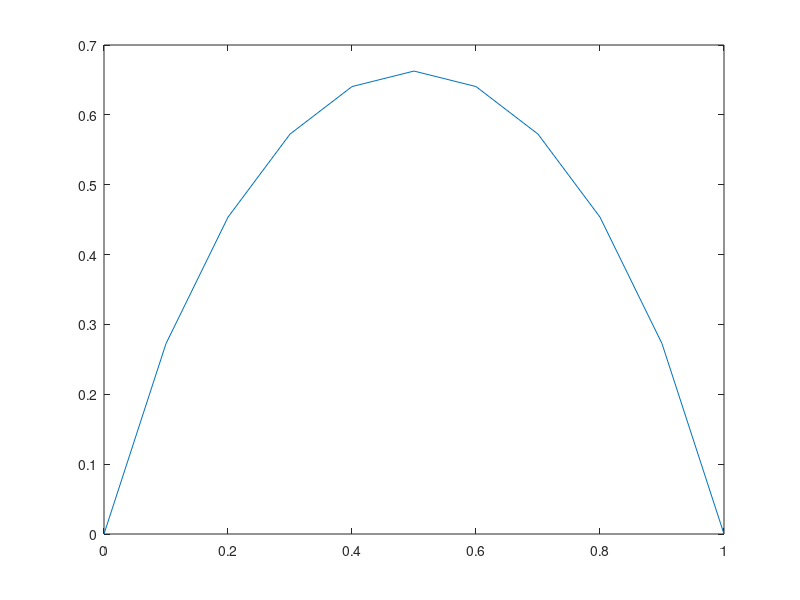

MATLAB code to generate this figure:
clc;
clear all;
warning off;
Ixy=0;
X=randi([0,1],1,2);% x(ii)--> Pr(i)
Y=randi([0,1],1,2);% y(jj)--> Pr(j) meme vecteur 
Pr=(0:0.1:1);
err=0.0625;
err2=0,25;
for i=1:length(Pr)
    i
    Ixy(i)=-(Pr(i)*(1-err)+(1-Pr(i))*err)*log2(Pr(i)*(1-err)+(1-Pr(i))*err)-(Pr(i)*err+(1-Pr(i))*(1-err))*log2((Pr(i)*err+(1-Pr(i))*(1-err)))+(1-err)*log2(1-err)+err*log2(err);  
    Ixy2(i)=-(Pr(i)*(1-err2)+(1-Pr(i))*err2)*log2(Pr(i)*(1-err2)+(1-Pr(i))*err2)-(Pr(i)*err2+(1-Pr(i))*(1-err2))*log2((Pr(i)*err2+(1-Pr(i))*(1-err2)))+(1-err2)*log2(1-err2)+err2*log2(err2);   
end
  
plot(Pr,Ixy) 
hold on
plot(Pr,Ixy2) 
    

